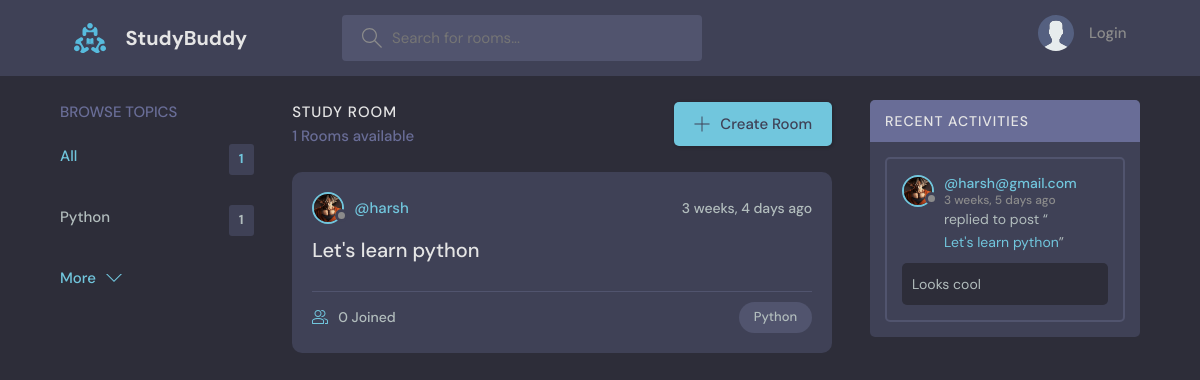
The page / on the database its author committed.
### base/models.py (models this page shows, shortened)
class Topic(models.Model):
    name = models.CharField(max_length=200)

class Room(models.Model):
    id = models.AutoField(primary_key=True)
    host = models.ForeignKey(User,on_delete=models.SET_NULL,null=True)
    topic = models.ForeignKey(Topic,on_delete=models.SET_NULL,null=True)
    name = models.CharField(max_length=200)
    description = models.TextField(null=True,blank=True)
    participants = models.ManyToManyField(User,related_name='participants',blank=True)
    updated = models.DateTimeField(default=datetime.now)
    created = models.DateTimeField(default=datetime.now)
    class Meta:
        ordering = ['-updated','-created']
    def __str__(self) -> str:
        return self.name

class User(AbstractUser):
    name = models.CharField(max_length=200,null=True)
    email = models.EmailField(unique=True,null=True)
    bio = models.TextField(null=True)
    avtar = models.ImageField(null=True,default="avatar.svg")
    USERNAME_FIELD = 'email'
    REQUIRED_FIELDS = []

class Message(models.Model):
    user = models.ForeignKey(User,on_delete=models.CASCADE)
    room = models.ForeignKey(Room,on_delete=models.CASCADE) #on_delete (cascade) is user for when perent is delete then child also delete
    body = models.TextField()
    updated = models.DateTimeField(auto_now=True)
    created = models.DateTimeField(auto_now_add=True)
    class Meta:
        ordering = ['-updated','-created']

### base/views.py (the view)
# urls.py: path('',views.home,name='home'),
def home(request):
    q = request.GET.get('q') if request.GET.get('q') != None else ''
    rooms = Room.objects.filter(
        Q(topic__name__icontains=q) |
        Q(name__icontains=q) |
        Q(description__icontains=q) |
        Q(host__username__icontains=q)
        )
    topics = Topic.objects.all()[0:5]
    room_count = rooms.count()
    recent_messages = Message.objects.filter(Q(room__topic__name__icontains=q))
    context = {'rooms':rooms,'topics':topics,'room_count':room_count,'recent_messages':recent_messages}
    return render(request,'base/home.html',context)

### base/templates/base/home.html (shortened to what this page needs)
{% extends "main.html" %}
{% block content %}
    <main class="layout layout--3">
      <div class="container">
          {% include "base/topics_component.html" %}
        <div class="roomList">
          <div class="roomList__header">
            <div>
              <h2>Study Room</h2>
              <p>{{room_count}} Rooms available</p>
            </div>
            <a class="btn btn--main" href="{% url "create-room" %}">
              <svg version="1.1" xmlns="http://www.w3.org/2000/svg" width="32" height="32" viewBox="0 0 32 32">
                <title>add</title>
                <path
                  d="M16.943 0.943h-1.885v14.115h-14.115v1.885h14.115v14.115h1.885v-14.115h14.115v-1.885h-14.115v-14.115z"
                ></path>
              </svg>
              Create Room
            </a>
          </div>
          {%include 'base/feed_component.html'%}
        </div>
        {%include 'base/activity_component.html'%}
      </div>
    </main>
{% endblock content %}

### base/templates/base/topics_component.html
<div class="topics">
    <div class="topics__header">
        <h2>Browse Topics</h2>
    </div>
    <ul class="topics__list">
        <li>
            <a href="{% url 'home'%}" class="active">All <span>{{topics.count}}</span></a>
        </li>
        {% for topic in topics %}
        <li>
            <a href="{% url 'home' %}?q={{topic.name}}">{{topic.name}}<span>{{topic.room_set.all.count}}</span></a>
        </li>
        {% endfor %}
    </ul>
    <a class="btn btn--link" href="{% url "topics" %}">
        More
        <svg version="1.1" xmlns="http://www.w3.org/2000/svg" width="32" height="32" viewBox="0 0 32 32">
            <title>chevron-down</title>
            <path d="M16 21l-13-13h-3l16 16 16-16h-3l-13 13z"></path>
        </svg>
    </a>
</div>

### base/templates/base/feed_component.html (shortened to what this page needs)
{%for room in rooms %}
<div class="roomListRoom">
    <div class="roomListRoom__header">
        <a href="{% url "user-profile" room.host.id%}" class="roomListRoom__author">
            <div class="avatar avatar--small">
                <img src="{{room.host.avtar.url}}" />
            </div>
            <span>@{{room.host.username}}</span>
        </a>
        <div class="roomListRoom__actions">
            <span>{{room.created|timesince}} ago</span>
        </div>
    </div>
    <div class="roomListRoom__content">
        <a href="{% url 'room' room.id %}">{{room.name}}</a>
    </div>
    <div class="roomListRoom__meta">
        <a href="{% url 'room' room.id %}" class="roomListRoom__joined">
            {{room.participants.all.count}} Joined
        </a>
        <p class="roomListRoom__topic">{{room.topic.name}}</p>
    </div>
</div>
{% endfor %}

### base/templates/base/activity_component.html (shortened to what this page needs)
        <div class="activities">
          <div class="activities__header">
            <h2>Recent Activities</h2>
          </div>
        {% for message in recent_messages %}
          <div class="activities__box">
            <div class="activities__boxHeader roomListRoom__header">
              <a href="{% url "user-profile" message.user.id %}" class="roomListRoom__author">
                <div class="avatar avatar--small">
                  <img src="{{message.user.avtar.url}}" />
                </div>
                <p>
                  @{{message.user}}
                  <span>{{message.created|timesince}} ago</span>
                </p>
              </a>
            </div>
            <div class="activities__boxContent">
              <p>replied to post “<a href="{% url 'room' message.room.id%}">{{message.room}}</a>”</p>
              <div class="activities__boxRoomContent">
                {{message.body}}
              </div>
            </div>
          </div>
        {% endfor %}
        </div>

### rows shown on the page
Topic: name "Python", room_set.all.count "1"
Room: host.avtar (picture), host.username "harsh", created "3 weeks, 4 days", name "Let's learn python", participants.all.count "0", topic.name "Python"
Message: user.avtar (picture), user "harsh@gmail.com", created "3 weeks, 5 days", room "Let's learn python", body "Looks cool"

### other values the page prints
{{ topics.count }} "1"
{{ room_count }} "1"
